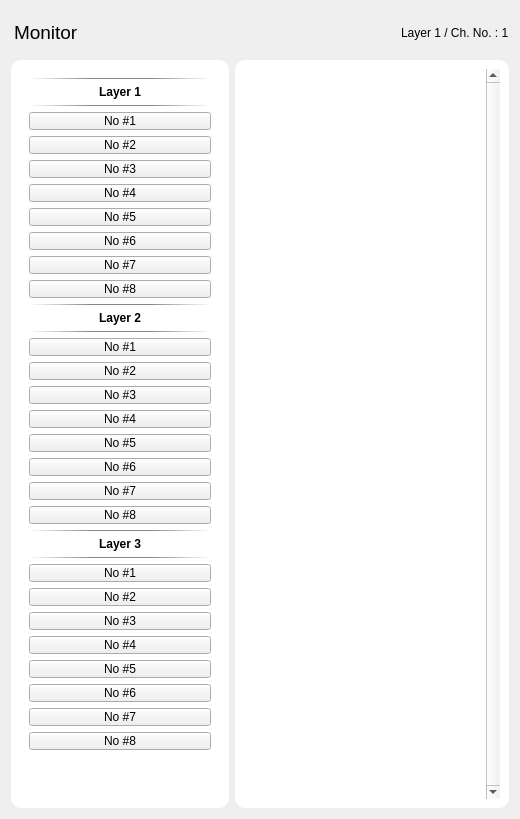
        <widget class="QWidget" name="page">
         <layout class="QVBoxLayout" name="verticalLayout_31">
          <item>
           <layout class="QHBoxLayout" name="horizontalLayout_52">
            <property name="topMargin">
             <number>0</number>
            </property>
            <property name="bottomMargin">
             <number>0</number>
            </property>
            <item>
             <widget class="QLabel" name="label_113">
              <property name="styleSheet">
               <string notr="true">margin-top: 10px;
margin-bottom: 10px;</string>
              </property>
              <property name="text">
               <string>&lt;html&gt;&lt;head/&gt;&lt;body&gt;&lt;p&gt;&lt;span style=&quot; font-size:14pt;&quot;&gt;Monitor&lt;/span&gt;&lt;/p&gt;&lt;/body&gt;&lt;/html&gt;</string>
              </property>
             </widget>
            </item>
            <item>
             <spacer name="horizontalSpacer_16">
              <property name="orientation">
               <enum>Qt::Horizontal</enum>
              </property>
              <property name="sizeHint" stdset="0">
               <size>
                <width>40</width>
                <height>20</height>
               </size>
              </property>
             </spacer>
            </item>
            <item>
             <widget class="QLabel" name="label_mon_state">
              <property name="text">
               <string>Layer 1 / Ch. No. : 1</string>
              </property>
             </widget>
            </item>
           </layout>
          </item>
          <item>
           <layout class="QHBoxLayout" name="horizontalLayout_24">
            <property name="topMargin">
             <number>0</number>
            </property>
            <property name="bottomMargin">
             <number>0</number>
            </property>
            <item>
             <widget class="QFrame" name="frame_28">
              <property name="sizePolicy">
               <sizepolicy hsizetype="Preferred" vsizetype="Expanding">
                <horstretch>0</horstretch>
                <verstretch>0</verstretch>
               </sizepolicy>
              </property>
              <property name="maximumSize">
               <size>
                <width>16777215</width>
                <height>16777215</height>
               </size>
              </property>
              <property name="styleSheet">
               <string notr="true">QFrame{
	border: none;
	border-radius: 10px;
	text-align: center;
	background-color: rgb(255, 255, 255);
}

</string>
              </property>
              <property name="frameShape">
               <enum>QFrame::StyledPanel</enum>
              </property>
              <property name="frameShadow">
               <enum>QFrame::Raised</enum>
              </property>
              <property name="midLineWidth">
               <number>0</number>
              </property>
              <layout class="QVBoxLayout" name="verticalLayout_34">
               <item>
                <widget class="QFrame" name="frame_11">
                 <property name="minimumSize">
                  <size>
                   <width>200</width>
                   <height>0</height>
                  </size>
                 </property>
                 <property name="styleSheet">
                  <string notr="true">QPushButton{
padding: 1 0 1 0;
margin: 0 0 0 0;
text-align: center;
}</string>
                 </property>
                 <property name="frameShape">
                  <enum>QFrame::StyledPanel</enum>
                 </property>
                 <property name="frameShadow">
                  <enum>QFrame::Raised</enum>
                 </property>
                 <layout class="QVBoxLayout" name="verticalLayout_13">
                  <item>
                   <widget class="QLabel" name="label_45">
                    <property name="minimumSize">
                     <size>
                      <width>0</width>
                      <height>1</height>
                     </size>
                    </property>
                    <property name="maximumSize">
                     <size>
                      <width>280</width>
                      <height>1</height>
                     </size>
                    </property>
                    <property name="styleSheet">
                     <string notr="true">background-color: qlineargradient(spread:pad, x1:0, y1:0, x2:1, y2:0, stop:0 rgba(255, 255, 255, 0), stop:0.34 rgba(0, 0, 0, 120), stop:0.67 rgba(0, 0, 0, 120), stop:1 rgba(255, 255, 255, 0));</string>
                    </property>
                    <property name="text">
                     <string/>
                    </property>
                   </widget>
                  </item>
                  <item>
                   <widget class="QLabel" name="label_23">
                    <property name="text">
                     <string>&lt;html&gt;&lt;head/&gt;&lt;body&gt;&lt;p align=&quot;center&quot;&gt;&lt;span style=&quot; font-weight:600;&quot;&gt;Layer 1&lt;/span&gt;&lt;/p&gt;&lt;/body&gt;&lt;/html&gt;</string>
                    </property>
                   </widget>
                  </item>
                  <item>
                   <widget class="QLabel" name="label_24">
                    <property name="minimumSize">
                     <size>
                      <width>0</width>
                      <height>1</height>
                     </size>
                    </property>
                    <property name="maximumSize">
                     <size>
                      <width>280</width>
                      <height>1</height>
                     </size>
                    </property>
                    <property name="styleSheet">
                     <string notr="true">background-color: qlineargradient(spread:pad, x1:0, y1:0, x2:1, y2:0, stop:0 rgba(255, 255, 255, 0), stop:0.34 rgba(0, 0, 0, 120), stop:0.67 rgba(0, 0, 0, 120), stop:1 rgba(255, 255, 255, 0));</string>
                    </property>
                    <property name="text">
                     <string/>
                    </property>
                   </widget>
                  </item>
                  <item>
                   <widget class="QPushButton" name="btn_table_11">
                    <property name="maximumSize">
                     <size>
                      <width>16777215</width>
                      <height>20</height>
                     </size>
                    </property>
                    <property name="text">
                     <string>No #1</string>
                    </property>
                   </widget>
                  </item>
                  <item>
                   <widget class="QPushButton" name="btn_table_12">
                    <property name="maximumSize">
                     <size>
                      <width>16777215</width>
                      <height>20</height>
                     </size>
                    </property>
                    <property name="text">
                     <string>No #2</string>
                    </property>
                   </widget>
                  </item>
                  <item>
                   <widget class="QPushButton" name="btn_table_13">
                    <property name="maximumSize">
                     <size>
                      <width>16777215</width>
                      <height>20</height>
                     </size>
                    </property>
                    <property name="text">
                     <string>No #3</string>
                    </property>
                   </widget>
                  </item>
                  <item>
                   <widget class="QPushButton" name="btn_table_14">
                    <property name="maximumSize">
                     <size>
                      <width>16777215</width>
                      <height>20</height>
                     </size>
                    </property>
                    <property name="text">
                     <string>No #4</string>
                    </property>
                   </widget>
                  </item>
                  <item>
                   <widget class="QPushButton" name="btn_table_15">
                    <property name="maximumSize">
                     <size>
                      <width>16777215</width>
                      <height>20</height>
                     </size>
                    </property>
                    <property name="text">
                     <string>No #5</string>
                    </property>
                   </widget>
                  </item>
                  <item>
                   <widget class="QPushButton" name="btn_table_16">
                    <property name="maximumSize">
                     <size>
                      <width>16777215</width>
                      <height>20</height>
                     </size>
                    </property>
                    <property name="text">
                     <string>No #6</string>
                    </property>
                   </widget>
                  </item>
                  <item>
                   <widget class="QPushButton" name="btn_table_17">
                    <property name="maximumSize">
                     <size>
                      <width>16777215</width>
                      <height>20</height>
                     </size>
                    </property>
                    <property name="text">
                     <string>No #7</string>
                    </property>
                   </widget>
                  </item>
                  <item>
                   <widget class="QPushButton" name="btn_table_18">
                    <property name="maximumSize">
                     <size>
                      <width>16777215</width>
                      <height>20</height>
                     </size>
                    </property>
                    <property name="text">
                     <string>No #8</string>
                    </property>
                   </widget>
                  </item>
                  <item>
                   <widget class="QLabel" name="label_34">
                    <property name="minimumSize">
                     <size>
                      <width>0</width>
                      <height>1</height>
                     </size>
                    </property>
                    <property name="maximumSize">
                     <size>
                      <width>280</width>
                      <height>1</height>
                     </size>
                    </property>
                    <property name="styleSheet">
                     <string notr="true">background-color: qlineargradient(spread:pad, x1:0, y1:0, x2:1, y2:0, stop:0 rgba(255, 255, 255, 0), stop:0.34 rgba(0, 0, 0, 120), stop:0.67 rgba(0, 0, 0, 120), stop:1 rgba(255, 255, 255, 0));</string>
                    </property>
                    <property name="text">
                     <string/>
                    </property>
                   </widget>
                  </item>
                  <item>
                   <widget class="QLabel" name="label_27">
                    <property name="text">
                     <string>&lt;html&gt;&lt;head/&gt;&lt;body&gt;&lt;p align=&quot;center&quot;&gt;&lt;span style=&quot; font-weight:600;&quot;&gt;Layer 2&lt;/span&gt;&lt;/p&gt;&lt;/body&gt;&lt;/html&gt;</string>
                    </property>
                   </widget>
                  </item>
                  <item>
                   <widget class="QLabel" name="label_29">
                    <property name="minimumSize">
                     <size>
                      <width>0</width>
                      <height>1</height>
                     </size>
                    </property>
                    <property name="maximumSize">
                     <size>
                      <width>280</width>
                      <height>1</height>
                     </size>
                    </property>
                    <property name="styleSheet">
                     <string notr="true">background-color: qlineargradient(spread:pad, x1:0, y1:0, x2:1, y2:0, stop:0 rgba(255, 255, 255, 0), stop:0.34 rgba(0, 0, 0, 120), stop:0.67 rgba(0, 0, 0, 120), stop:1 rgba(255, 255, 255, 0));</string>
                    </property>
                    <property name="text">
                     <string/>
                    </property>
                   </widget>
                  </item>
                  <item>
                   <widget class="QPushButton" name="btn_table_21">
                    <property name="maximumSize">
                     <size>
                      <width>16777215</width>
                      <height>20</height>
                     </size>
                    </property>
                    <property name="text">
                     <string>No #1</string>
                    </property>
                   </widget>
                  </item>
                  <item>
                   <widget class="QPushButton" name="btn_table_22">
                    <property name="maximumSize">
                     <size>
                      <width>16777215</width>
                      <height>20</height>
                     </size>
                    </property>
                    <property name="text">
                     <string>No #2</string>
                    </property>
                   </widget>
                  </item>
                  <item>
                   <widget class="QPushButton" name="btn_table_23">
                    <property name="maximumSize">
                     <size>
                      <width>16777215</width>
                      <height>20</height>
                     </size>
                    </property>
                    <property name="text">
                     <string>No #3</string>
                    </property>
                   </widget>
                  </item>
                  <item>
                   <widget class="QPushButton" name="btn_table_24">
                    <property name="maximumSize">
                     <size>
                      <width>16777215</width>
                      <height>20</height>
                     </size>
                    </property>
                    <property name="text">
                     <string>No #4</string>
                    </property>
                   </widget>
                  </item>
                  <item>
                   <widget class="QPushButton" name="btn_table_25">
                    <property name="maximumSize">
                     <size>
                      <width>16777215</width>
                      <height>20</height>
                     </size>
                    </property>
                    <property name="text">
                     <string>No #5</string>
                    </property>
                   </widget>
                  </item>
                  <item>
                   <widget class="QPushButton" name="btn_table_26">
                    <property name="maximumSize">
                     <size>
                      <width>16777215</width>
                      <height>20</height>
                     </size>
                    </property>
                    <property name="text">
                     <string>No #6</string>
                    </property>
                   </widget>
                  </item>
                  <item>
                   <widget class="QPushButton" name="btn_table_27">
                    <property name="maximumSize">
                     <size>
                      <width>16777215</width>
                      <height>20</height>
                     </size>
                    </property>
                    <property name="text">
                     <string>No #7</string>
                    </property>
                   </widget>
                  </item>
                  <item>
                   <widget class="QPushButton" name="btn_table_28">
                    <property name="maximumSize">
                     <size>
                      <width>16777215</width>
                      <height>20</height>
                     </size>
                    </property>
                    <property name="text">
                     <string>No #8</string>
                    </property>
                   </widget>
                  </item>
                  <item>
                   <widget class="QLabel" name="label_38">
                    <property name="minimumSize">
                     <size>
                      <width>0</width>
                      <height>1</height>
                     </size>
                    </property>
                    <property name="maximumSize">
                     <size>
                      <width>280</width>
                      <height>1</height>
                     </size>
                    </property>
                    <property name="styleSheet">
                     <string notr="true">background-color: qlineargradient(spread:pad, x1:0, y1:0, x2:1, y2:0, stop:0 rgba(255, 255, 255, 0), stop:0.34 rgba(0, 0, 0, 120), stop:0.67 rgba(0, 0, 0, 120), stop:1 rgba(255, 255, 255, 0));</string>
                    </property>
                    <property name="text">
                     <string/>
                    </property>
                   </widget>
                  </item>
                  <item>
                   <widget class="QLabel" name="label_31">
                    <property name="text">
                     <string>&lt;html&gt;&lt;head/&gt;&lt;body&gt;&lt;p align=&quot;center&quot;&gt;&lt;span style=&quot; font-weight:600;&quot;&gt;Layer 3&lt;/span&gt;&lt;/p&gt;&lt;/body&gt;&lt;/html&gt;</string>
                    </property>
                   </widget>
                  </item>
                  <item>
                   <widget class="QLabel" name="label_36">
                    <property name="minimumSize">
                     <size>
                      <width>0</width>
                      <height>1</height>
                     </size>
                    </property>
                    <property name="maximumSize">
                     <size>
                      <width>280</width>
                      <height>1</height>
                     </size>
                    </property>
                    <property name="styleSheet">
                     <string notr="true">background-color: qlineargradient(spread:pad, x1:0, y1:0, x2:1, y2:0, stop:0 rgba(255, 255, 255, 0), stop:0.34 rgba(0, 0, 0, 120), stop:0.67 rgba(0, 0, 0, 120), stop:1 rgba(255, 255, 255, 0));</string>
                    </property>
                    <property name="text">
                     <string/>
                    </property>
                   </widget>
                  </item>
                  <item>
                   <widget class="QPushButton" name="btn_table_31">
                    <property name="maximumSize">
                     <size>
                      <width>16777215</width>
                      <height>20</height>
                     </size>
                    </property>
                    <property name="text">
                     <string>No #1</string>
                    </property>
                   </widget>
                  </item>
                  <item>
                   <widget class="QPushButton" name="btn_table_32">
                    <property name="maximumSize">
                     <size>
                      <width>16777215</width>
                      <height>20</height>
                     </size>
                    </property>
                    <property name="text">
                     <string>No #2</string>
                    </property>
                   </widget>
                  </item>
                  <item>
                   <widget class="QPushButton" name="btn_table_33">
                    <property name="maximumSize">
                     <size>
                      <width>16777215</width>
                      <height>20</height>
                     </size>
                    </property>
                    <property name="text">
                     <string>No #3</string>
                    </property>
                   </widget>
                  </item>
                  <item>
                   <widget class="QPushButton" name="btn_table_34">
                    <property name="maximumSize">
                     <size>
                      <width>16777215</width>
                      <height>20</height>
                     </size>
                    </property>
                    <property name="text">
                     <string>No #4</string>
                    </property>
                   </widget>
                  </item>
                  <item>
                   <widget class="QPushButton" name="btn_table_35">
                    <property name="maximumSize">
                     <size>
                      <width>16777215</width>
                      <height>20</height>
                     </size>
                    </property>
                    <property name="text">
                     <string>No #5</string>
                    </property>
                   </widget>
                  </item>
                  <item>
                   <widget class="QPushButton" name="btn_table_36">
                    <property name="maximumSize">
                     <size>
                      <width>16777215</width>
                      <height>20</height>
                     </size>
                    </property>
                    <property name="text">
                     <string>No #6</string>
                    </property>
                   </widget>
                  </item>
                  <item>
                   <widget class="QPushButton" name="btn_table_37">
                    <property name="maximumSize">
                     <size>
                      <width>16777215</width>
                      <height>20</height>
                     </size>
                    </property>
                    <property name="text">
                     <string>No #7</string>
                    </property>
                   </widget>
                  </item>
                  <item>
                   <widget class="QPushButton" name="btn_table_38">
                    <property name="maximumSize">
                     <size>
                      <width>16777215</width>
                      <height>20</height>
                     </size>
                    </property>
                    <property name="text">
                     <string>No #8</string>
                    </property>
                   </widget>
                  </item>
                  <item>
                   <spacer name="verticalSpacer_5">
                    <property name="orientation">
                     <enum>Qt::Vertical</enum>
                    </property>
                    <property name="sizeHint" stdset="0">
                     <size>
                      <width>20</width>
                      <height>40</height>
                     </size>
                    </property>
                   </spacer>
                  </item>
                 </layout>
                </widget>
               </item>
              </layout>
             </widget>
            </item>
            <item>
             <widget class="QFrame" name="frame_23">
              <property name="sizePolicy">
               <sizepolicy hsizetype="Expanding" vsizetype="Expanding">
                <horstretch>0</horstretch>
                <verstretch>0</verstretch>
               </sizepolicy>
              </property>
              <property name="maximumSize">
               <size>
                <width>16777215</width>
                <height>16777215</height>
               </size>
              </property>
              <property name="styleSheet">
               <string notr="true">QFrame{
	border: none;
	border-radius: 10px;
	text-align: center;
	background-color: rgb(255, 255, 255);
}

</string>
              </property>
              <property name="frameShape">
               <enum>QFrame::StyledPanel</enum>
              </property>
              <property name="frameShadow">
               <enum>QFrame::Raised</enum>
              </property>
              <property name="midLineWidth">
               <number>0</number>
              </property>
              <layout class="QVBoxLayout" name="verticalLayout_30">
               <item>
                <widget class="QTableView" name="table_view">
                 <property name="maximumSize">
                  <size>
                   <width>16777215</width>
                   <height>16777215</height>
                  </size>
                 </property>
                 <property name="verticalScrollBarPolicy">
                  <enum>Qt::ScrollBarAlwaysOn</enum>
                 </property>
                 <property name="autoScroll">
                  <bool>false</bool>
                 </property>
                </widget>
               </item>
              </layout>
             </widget>
            </item>
           </layout>
          </item>
         </layout>
        </widget>
